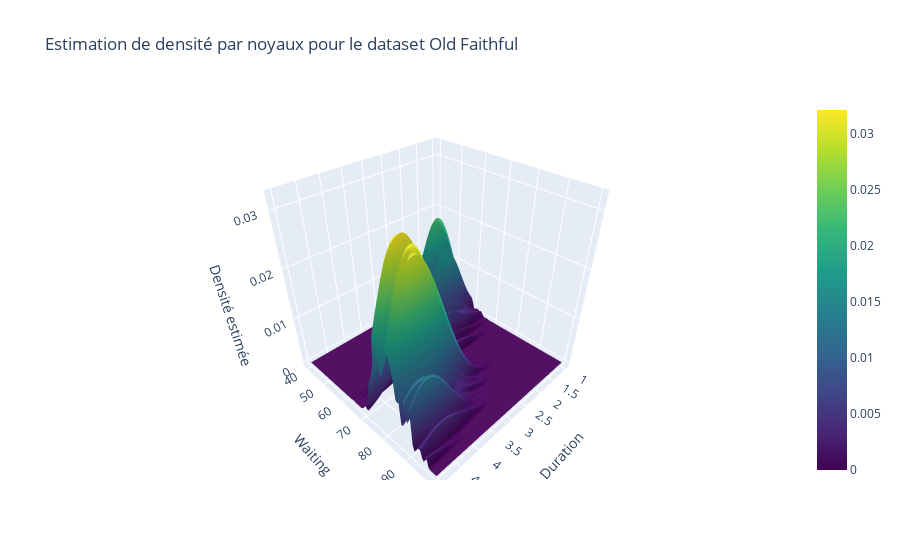

Notebook source saved alongside this figure:
### Markdown cell above
> Autre représentation en 3D de la denisté avec Plotly

### Code cell
import plotly.graph_objects as go

# Créer le surface plot avec plotly
fig = go.Figure(data=[go.Surface(z=density, x=x_grid, y=y_grid, colorscale='Viridis')])

# Configuration de l'affichage
fig.update_layout(title='Estimation de densité par noyaux pour le dataset Old Faithful',
                  scene=dict(xaxis_title='Duration',
                             yaxis_title='Waiting',
                             zaxis_title='Densité estimée'))

fig.show()

### Figure 1 — Plotly figure (JSON) as saved in the notebook; plotly's stock layout.template omitted (floating-point values rounded to 4 significant figures; data arrays with more than 128 entries replaced by an {"elided": "..."} marker saying what was removed)
{"data": [{"colorscale": [[0, "#440154"], [0.1111, "#482878"], [0.2222, "#3e4989"], [0.3333, "#31688e"], [0.4444, "#26828e"], [0.5556, "#1f9e89"], [0.6667, "#35b779"], [0.7778, "#6ece58"], [0.8889, "#b5de2b"], [1, "#fde725"]], "type": "surface", "x": {"elided": "100x100 float values"}, "y": {"elided": "100x100 float values"}, "z": {"elided": "100x100 float values"}}], "layout": {"scene": {"xaxis": {"title": {"text": "Duration"}}, "yaxis": {"title": {"text": "Waiting"}}, "zaxis": {"title": {"text": "Densité estimée"}}}, "title": {"text": "Estimation de densité par noyaux pour le dataset Old Faithful"}}}
